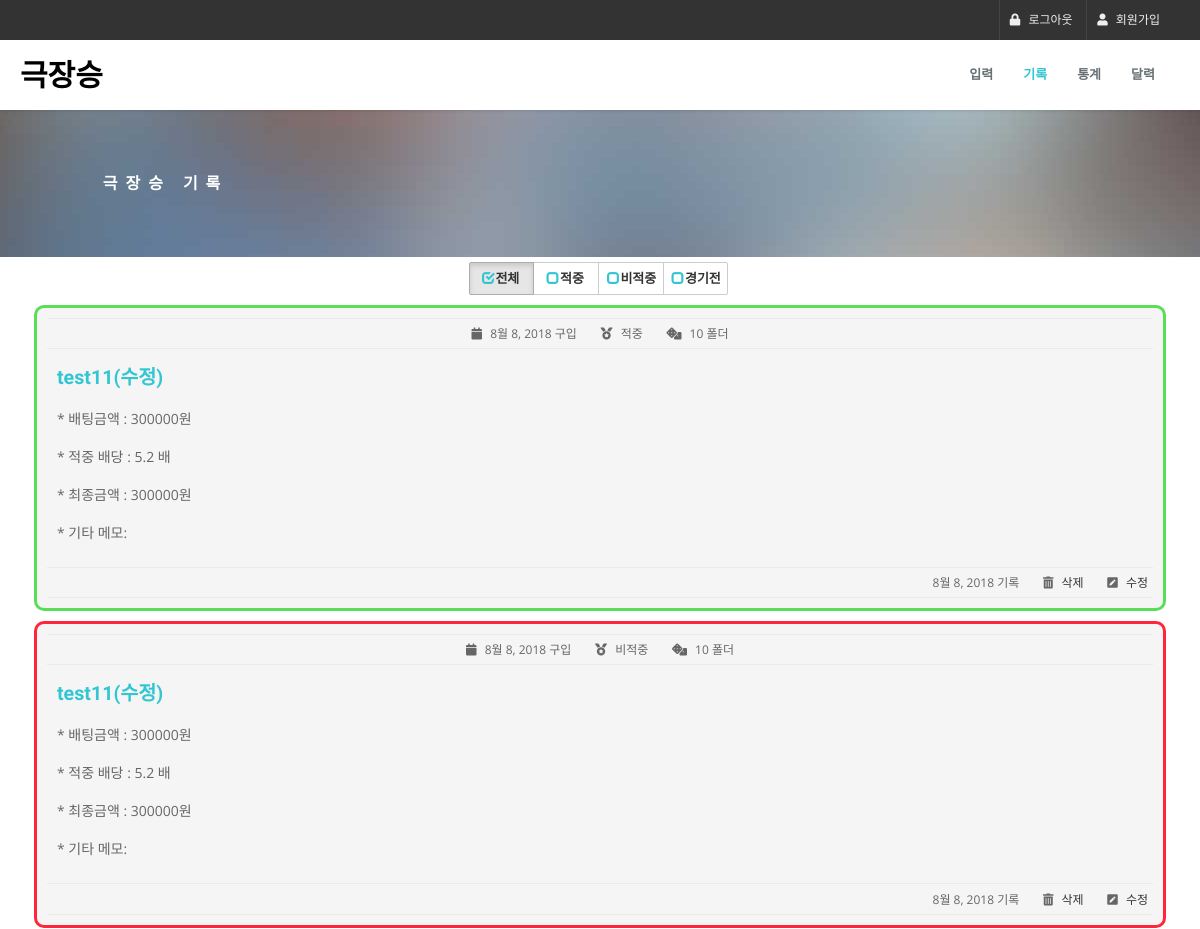
The app's page /winbook_list/ (signed in, upper part), older data.
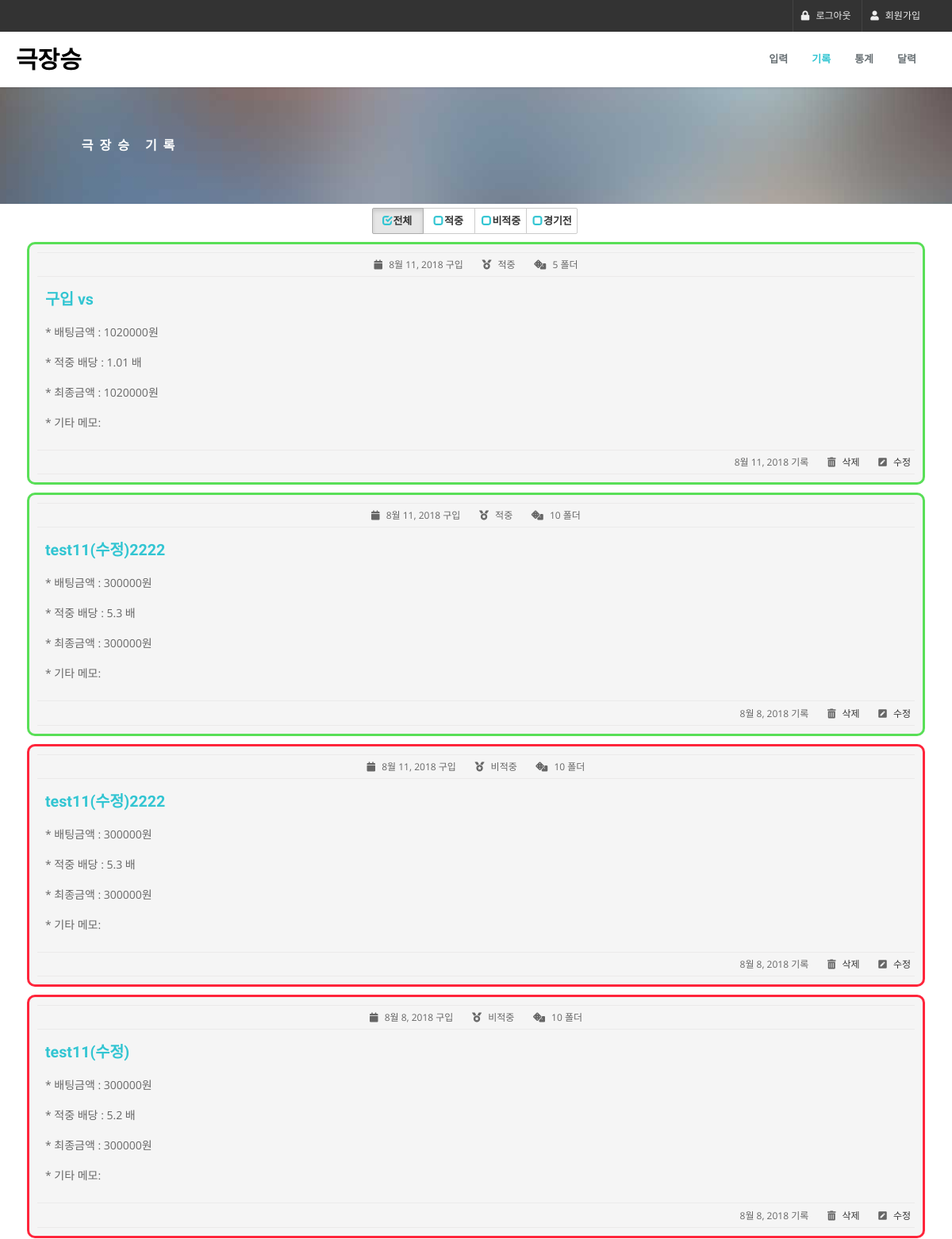
The same page, newer data.
### TheaterWinBook/models.py (models this page shows, shortened)
class TheaterWinBookRecord(models.Model):
    buy_date = models.DateField(default=datetime.now, blank=True)
    writing_date = models.DateField(default=datetime.now, blank=False)
    buy_game_title = models.CharField(max_length=200, blank=True)
    batting_ratio = models.FloatField(default=0, blank=True)
    batting_money = models.IntegerField(default=0, blank=True)
    folder_num = models.IntegerField(default=1, blank=True)
    win_check = models.IntegerField(default=1)
    etc_memo = models.CharField(blank=True, max_length=200)
    user_name = models.ForeignKey(User,on_delete=models.CASCADE,default=1)

### TheaterWinBook/views.py (the view, shortened to what this page needs)
# urls.py: url(r'^winbook_list/$', views.winbook_list, name='winbook_list'),
@login_required(login_url='/login_view')
def winbook_list(request):
    storage = get_messages(request)
    new_winbook_pk = 0
    new_winbook_check = 'n'
    login_user_name = request.user
    winbook_user_result = TheaterWinBookRecord.objects.filter(user_name=login_user_name).order_by('-buy_date',
                                                                                                  '-pk')
    return render(request, 'TheaterWinBook/winbook_list.html',
                  {"winbook_user_result": winbook_user_result, "new_winbook_pk": new_winbook_pk,
                   'new_winbook_check': new_winbook_check})

### TheaterWinBook/templates/TheaterWinBook/winbook_list.html (shortened to what this page needs)
{% extends "TheaterWinBook/base_header_footer.html" %}
{% block content %}
    <div class="breadcrumb-wrap">
        <div class="container">
            <div class="row">
                <div class="col-sm-6" style="">
                    <h4 style="padding-left: 5%">극장승 기록</h4>
                </div>
            </div>
        </div>
    </div>
    <div class="col-md-12" style="margin-top: 5px;text-align: center">
        <div class="btn-group" role="group">
            <label class="btn btn-default btn-checkbox" style="width: 25%;    padding-left: 5px;"
                   id="win_check_all_label">
                <span class="glyphicon glyphicon-unchecked" data-icon-on="glyphicon glyphicon-check"
                      data-icon-off="glyphicon glyphicon-unchecked"></span>
                <input name="radio" type="radio" value="win_check_all" style="display: none" autocomplete="false"/> 전체
            </label>
            <label class="btn btn-default btn-checkbox" style="width: 25%;    padding-left: 5px;">
                <span class="glyphicon glyphicon-unchecked" data-icon-on="glyphicon glyphicon-check"
                      data-icon-off="glyphicon glyphicon-unchecked"></span>
                <input name="radio" type="radio" value="win_check_hit" style="display: none" autocomplete="false"/> 적중
            </label>
            <label class="btn btn-default btn-checkbox" style="width: 25%;    padding-left: 3px;">
                <span class="glyphicon glyphicon-unchecked" data-icon-on="glyphicon glyphicon-check"
                      data-icon-off="glyphicon glyphicon-unchecked"></span>
                <input name="radio" type="radio" value="win_check_miss" style="display: none" autocomplete="false"/> 비적중
            </label>
            <label class="btn btn-default btn-checkbox" style="width: 25%;    padding-left: 3px;">
                <span class="glyphicon glyphicon-unchecked" data-icon-on="glyphicon glyphicon-check"
                      data-icon-off="glyphicon glyphicon-unchecked"></span>
                <input name="radio" type="radio" value="win_check_yet" style="display: none" autocomplete="false"/> 경기전
            </label>
        </div>
    </div>
    <div class="row" style="padding: 0 2%">
        <div class="col-md-12">
            {% for winbook_record in winbook_user_result %}
                {% if winbook_record.win_check == 0 %}
                    {% with win_check_color_status="#ff253b" %}
                        <div class="about-author win_check_miss"
                             style="margin: 10px;border-radius: 10px; padding: 10px; border: 3px solid {{ win_check_color_status }}">
                    {% endwith %}
                {% elif winbook_record.win_check == 1 %}
                    {% with win_check_color_status="#59df57" %}
                        <div class="about-author  win_check_hit"
                             style="margin: 10px;border-radius: 10px; padding: 10px; border: 3px solid {{ win_check_color_status }}">
                    {% endwith %}
                {% elif winbook_record.win_check == 2 %}
                    {% with win_check_color_status="#ffcd38" %}
                        <div class="about-author win_check_yet "
                             style="margin: 10px;border-radius: 10px; padding: 10px; border: 3px solid {{ win_check_color_status }}">
                    {% endwith %}
                {% endif %}
            <ul class="list-inline post-detail" style="margin: 0px; text-align: center ">
                <li><i class="fa fa-calendar"></i> {{ winbook_record.buy_date }} 구입
                </li>
                <li><i class="fas fa-medal"></i>
                    {% if winbook_record.win_check == 0 %}
                        비적중
                    {% elif winbook_record.win_check == 1 %}
                        적중
                    {% elif winbook_record.win_check == 2 %}
                        경기전
                    {% endif %}
                </li>
                <li><i class="fas fa-dice"></i> {{ winbook_record.folder_num }} 폴더</li>
            </ul>
            <div style="padding: 10px">
                <h4 class="colored-text" style="margin-top: 5px"> {{ winbook_record.buy_game_title }} </h4>
                <p>
                    * 배팅금액 : {{ winbook_record.batting_money }}원
                </p>
                <p>
                    * 적중 배당 : {{ winbook_record.batting_ratio }} 배
                </p>
                <p>
                    * 최종금액 : {{ winbook_record.batting_money }}원
                </p>
                <p> * 기타 메모: {{ winbook_record.etc_memo }} </p>
            </div>
            <ul class="list-inline post-detail" style="margin: 0px; text-align: right">
                <li>  {{ winbook_record.writing_date }} 기록
                </li>
                <li><i class="fas fa-trash-alt"></i><a href="#" id="delete_btn_{{ winbook_record.pk }}"
                                                       record_pk={{ winbook_record.pk }}
                                                               name="delete_btn"> 삭제</a></li>
                <li><i class="fas fa-pen-square"></i> <a href="#" id="modify_btn_{{ winbook_record.pk }}"
                                                         name="modify_btn" record_pk={{ winbook_record.pk }}>
                    수정 </a></li>
            </ul>
            </div>
            {% endfor %}
            </div>
            </div>
{% endblock %}

### TheaterWinBook/templates/TheaterWinBook/base_header_footer.html (shortened to what this page needs)
{% load static %}
<!DOCTYPE html>
<html lang="en">
<head>
    <link href="{% static 'TheaterWinBook/css/theaterwinner.css' %}" rel="stylesheet" type="text/css" media="screen">
    <link rel="stylesheet" href="{% static 'TheaterWinBook/bootstrap/css/bootstrap.min.css' %}">
    <link href="{% static 'TheaterWinBook/font-awesome/css/font-awesome.min.css' %}" rel="stylesheet">
    <link href="{% static 'TheaterWinBook/css/flexslider.css' %}" rel="stylesheet" type="text/css" media="screen">
    <link href="{% static 'TheaterWinBook/css/animate.css' %}" rel="stylesheet" type="text/css" media="screen">
    <link rel="stylesheet" type="text/css" href="{% static 'TheaterWinBook/rs-plugin/css/settings.css' %}">
    <link rel="stylesheet" type="text/css" href="{% static 'TheaterWinBook/css/rev-style.css' %}">
    <link href="{% static 'TheaterWinBook/owl-carousel/assets/owl.carousel.css' %}" rel="stylesheet" type="text/css"
          media="screen">
    <link href="{% static 'TheaterWinBook/owl-carousel/assets/owl.theme.default.css' %}" rel="stylesheet"
          type="text/css" media="screen">
    <link href="{% static 'TheaterWinBook/css/yamm.css' %}" rel="stylesheet" type="text/css">
    <link href="{% static 'TheaterWinBook/cubeportfolio/css/cubeportfolio.min.css' %}" rel="stylesheet" type="text/css">
    <link href="{% static 'TheaterWinBook/video-background/background.css' %}" rel="stylesheet" type="text/css"
          media="screen">
    <link href="{% static 'TheaterWinBook/css/style.css' %}" rel="stylesheet" type="text/css">
    <link href="https://code.jquery.com/ui/1.11.4/themes/smoothness/jquery-ui.css" rel="stylesheet" type="text/css">
    <link rel="stylesheet" href="https://use.fontawesome.com/releases/v5.2.0/css/all.css"
>
    <link rel="stylesheet" href="https://use.fontawesome.com/releases/v5.2.0/css/all.css"
>
    <link rel="stylesheet" href="https://cdnjs.cloudflare.com/ajax/libs/fullcalendar/3.9.0/fullcalendar.min.css">
    <link rel="stylesheet" href="https://cdnjs.cloudflare.com/ajax/libs/fullcalendar/3.9.0/fullcalendar.print.css">
    <link rel="stylesheet" type="text/css" href="https://uicdn.toast.com/tui-calendar/latest/tui-calendar.css"/>
</head>
<body style="">
<div class="top-bar-dark">
    <div class="container">
        <div class="row">
            <div class="col-sm-8 text-right">
                <ul class="list-inline top-dark-right">
                    {% if user.is_active %}
                        <li><a href="{% url 'logout' %}"><i class="fa fa-lock"></i> 로그아웃</a></li>
                    {% else %}
                        <li><a href="{% url 'login_view' %}?next={% firstof request.path '/' %}"><i
                                class="fa fa-lock"></i> 로그인</a></li>
                    {% endif %}
                    <li><a href="{% url 'signup' %}"><i class="fa fa-user"></i> 회원가입</a></li>
                </ul>
            </div>
        </div>
    </div>
</div>
<div class="navbar navbar-default navbar-static-top yamm sticky" role="navigation" style="margin: 0px">
    <div class="container">
        <a class="navbar-brand" href="{% url 'index' %}" style="padding: 15px 5px">극장승</a>
        <div class="">
            <ul class="nav navbar-nav navbar-right" style="margin: 0px">
                <li style="float: right; "><a id="navtop_winbook_calendar" href="{% url 'winbook_calendar' %}">달력</a>
                </li>
                <li style="float: right;"><a id="navtop_winbook_statistics" href="{% url 'winbook_statistics' %}">통계</a>
                </li>
                <li style="float: right; "><a id="navtop_winbook_list" href="{% url 'winbook_list' %}">기록</a></li>
                <li style=" float: right;"><a id="navtop_winbook_insert" href="{% url 'winbook_insert' %}">입력</a></li>
            </ul>
        </div>
    </div>
</div>
{% block content %}{% endblock %}
</body>
</html>

### TheaterWinBook/static/TheaterWinBook/css/yamm.css (style rules this page uses)
.yamm .nav, .yamm .collapse, .yamm .dropup, .yamm .yamm-fw { position: static; }
.yamm .container { position: relative; }

### TheaterWinBook/templates/TheaterWinBook/base_header_footer.html (style rules this page uses)
.breadcrumb-wrap { padding: 5%; }

Row changes from the older to the newer data that the page shows:
removed TheaterWinBookRecord: buy_date "8월 8, 2018", win_check "적중", folder_num "10", buy_game_title "test11(수정)", batting_money "300000", batting_ratio "5.2", writing_date "8월 8, 2018"
added TheaterWinBookRecord: buy_date "8월 11, 2018", win_check "적중", folder_num "5", buy_game_title "구입 vs", batting_money "1020000", batting_ratio "1.01", writing_date "8월 11, 2018"
added TheaterWinBookRecord: buy_date "8월 11, 2018", win_check "적중", folder_num "10", buy_game_title "test11(수정)2222", batting_money "300000", batting_ratio "5.3", writing_date "8월 8, 2018"
added TheaterWinBookRecord: buy_date "8월 11, 2018", win_check "비적중", folder_num "10", buy_game_title "test11(수정)2222", batting_money "300000", batting_ratio "5.3", writing_date "8월 8, 2018"
